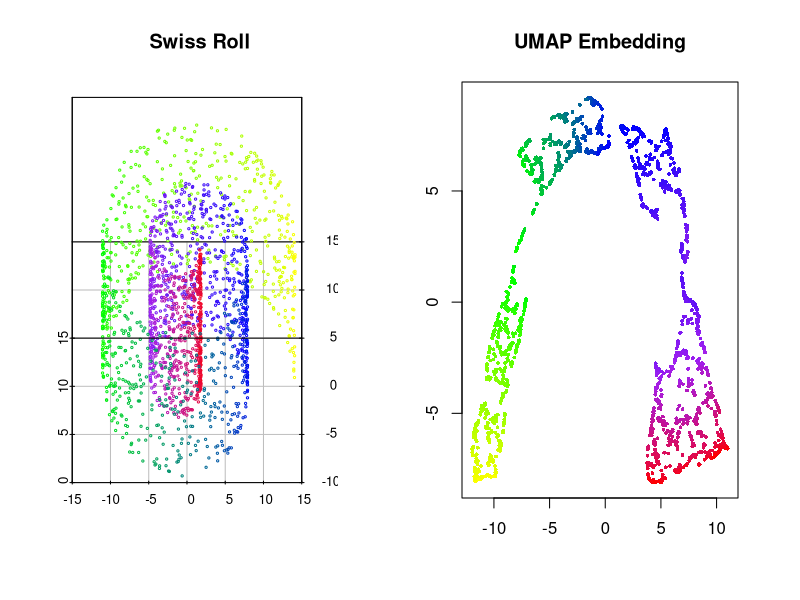

Recreate this plot in R.
## ---- chunk 1
knitr::opts_chunk$set(echo = TRUE, message = FALSE, cache = TRUE)
set.seed(1)
require("uwot")
require("scatterplot3d")

myColorRamp <- function(colors, values) {
    v <- (values - min(values))/diff(range(values))
    x <- colorRamp(colors)(v)
    rgb(x[,1], x[,2], x[,3], maxColorValue = 255)
}
## ---- chunk 2
N <- 2000
s <- runif(N, min = pi/2, max = 9*pi/2)
t <- runif(N, min = 0, max = 15)
swiss <- cbind(s*sin(s), s*cos(s), t)
embedding <- umap(swiss, n_neighbors = 15, min_dist = 0.1)
par(mfrow = c(1,2))
scatterplot3d(swiss, color = myColorRamp(c("red","purple","blue","green","yellow"), s),
              xlab = "", ylab = "", zlab = "", main = "Swiss Roll", cex.symbols = 0.3, angle = 90)
plot(embedding[,1], embedding[,2], col = myColorRamp(c("red","purple","blue","green","yellow"), s),
     xlab = "", ylab = "", main = "UMAP Embedding", pch = 16, cex = 0.5)
